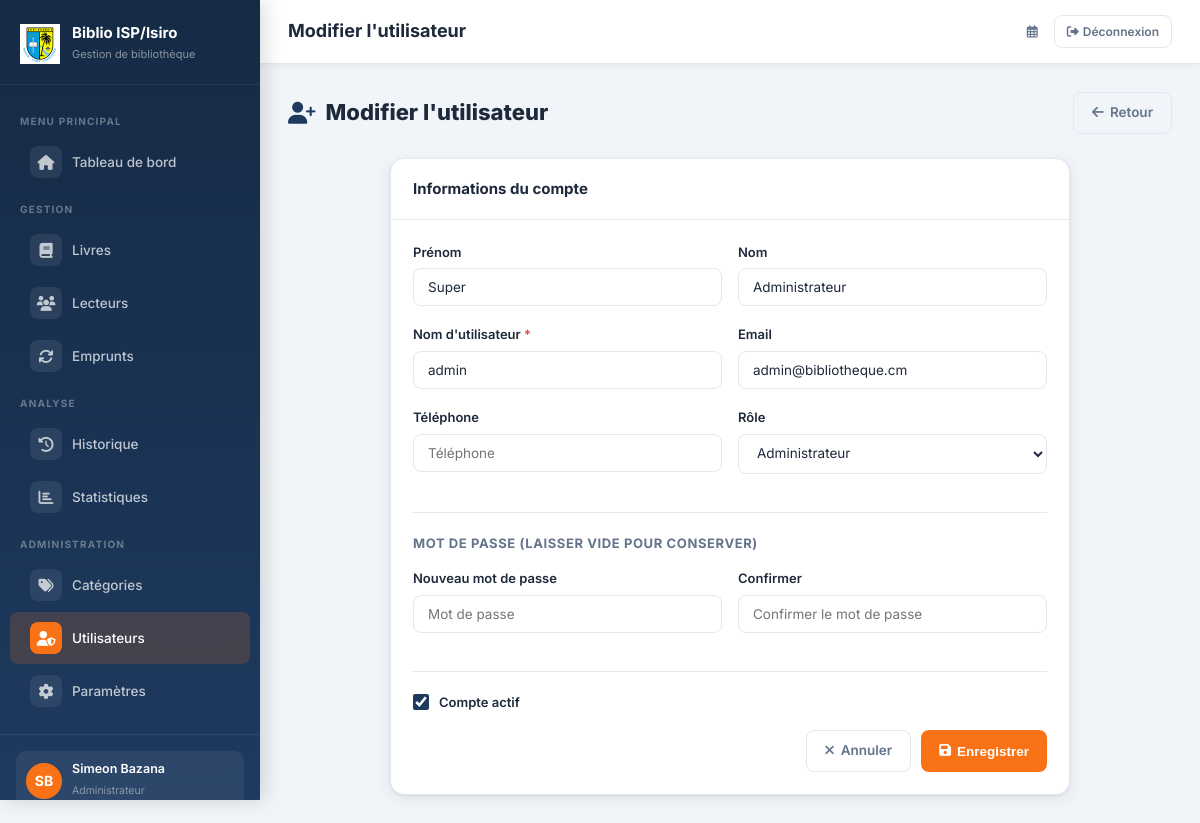
The app's page /utilisateurs/1/modifier/ (signed in) with its own data.
### bibliotheque/models.py (models this page shows, shortened)
class Utilisateur(AbstractUser):
    ROLE_CHOICES = [
        ('admin', 'Administrateur'),
        ('gestionnaire', 'Gestionnaire'),
    ]
    role = models.CharField(max_length=20, choices=ROLE_CHOICES, default='gestionnaire')
    telephone = models.CharField(max_length=20, blank=True)
    def est_admin(self):
        return self.role == 'admin'
    class Meta:
        verbose_name = 'Utilisateur'
        verbose_name_plural = 'Utilisateurs'

### bibliotheque/views.py (the view)
# urls.py: path('utilisateurs/<int:pk>/modifier/', views.modifier_gestionnaire, name='modifier_gestionnaire'),
@admin_required
def modifier_gestionnaire(request, pk):
    utilisateur = get_object_or_404(Utilisateur, pk=pk)
    form = GestionnaireForm(request.POST or None, instance=utilisateur)
    if request.method == 'POST' and form.is_valid():
        form.save()
        messages.success(request, "Utilisateur modifié.")
        return redirect('bibliotheque:liste_gestionnaires')
    return render(request, 'bibliotheque/gestionnaires/form.html', {'form': form, 'titre': 'Modifier l\'utilisateur', 'utilisateur': utilisateur})

### bibliotheque/templates/bibliotheque/gestionnaires/form.html (shortened to what this page needs)
{% extends 'bibliotheque/base.html' %}
{% block page_title %}{{ titre }}{% endblock %}
{% block content %}
<div class="page-header">
  <h1><i class="fas fa-user-plus" style="color:var(--primary)"></i> {{ titre }}</h1>
  <a href="{% url 'bibliotheque:liste_gestionnaires' %}" class="btn btn-outline"><i class="fas fa-arrow-left"></i> Retour</a>
</div>
<div class="card" style="max-width:680px;margin:0 auto;">
  <div class="card-header">
    <span class="card-title">Informations du compte</span>
  </div>
  <div class="card-body">
    <form method="post" novalidate>
      <div class="form-row">
        <div class="form-group">
          <label class="form-label">Prénom</label>
          {{ form.first_name }}
        </div>
        <div class="form-group">
          <label class="form-label">Nom</label>
          {{ form.last_name }}
        </div>
      </div>
      <div class="form-row">
        <div class="form-group">
          <label class="form-label">Nom d'utilisateur <span style="color:var(--danger)">*</span></label>
          {{ form.username }}
        </div>
        <div class="form-group">
          <label class="form-label">Email</label>
          {{ form.email }}
        </div>
      </div>
      <div class="form-row">
        <div class="form-group">
          <label class="form-label">Téléphone</label>
          {{ form.telephone }}
        </div>
        <div class="form-group">
          <label class="form-label">Rôle</label>
          {{ form.role }}
        </div>
      </div>
      <hr class="divider"/>
      <h4 style="font-size:13px;font-weight:700;color:var(--text-muted);text-transform:uppercase;letter-spacing:.6px;margin-bottom:14px;">
        Mot de passe {% if utilisateur %}(laisser vide pour conserver){% endif %}
      </h4>
      <div class="form-row">
        <div class="form-group">
          <label class="form-label">Nouveau mot de passe</label>
          {{ form.password1 }}
        </div>
        <div class="form-group">
          <label class="form-label">Confirmer</label>
          {{ form.password2 }}
        </div>
      </div>
      <hr class="divider"/>
      <div style="display:flex;align-items:center;gap:10px;margin-bottom:18px;">
        {{ form.is_active }}
        <label class="form-label" style="margin:0;">Compte actif</label>
      </div>
      <div style="display:flex;gap:10px;justify-content:flex-end;">
        <a href="{% url 'bibliotheque:liste_gestionnaires' %}" class="btn btn-outline"><i class="fas fa-times"></i> Annuler</a>
        <button type="submit" class="btn btn-accent"><i class="fas fa-save"></i> Enregistrer</button>
      </div>
    </form>
  </div>
</div>
{% endblock %}

### bibliotheque/templates/bibliotheque/base.html (shortened to what this page needs)
{% load static %}
<!DOCTYPE html>
<html lang="fr">
<head>
  <link rel="stylesheet" href="{% static 'bibliotheque/css/style.css' %}"/>
  <link rel="stylesheet" href="https://cdnjs.cloudflare.com/ajax/libs/font-awesome/6.5.0/css/all.min.css"/>
</head>
<body>
<aside class="sidebar" id="sidebar">
  <div class="sidebar-brand">
    <div class="brand-icon">
      <img src="{% static 'bibliotheque/img/logo_isp.png' %}" alt="ISP" style="max-width: 40px; height: auto;">
    </div>
    <div class="brand-text">
      <h2>Biblio ISP/Isiro</h2>
      <small>Gestion de bibliothèque</small>
    </div>
  </div>
  <ul class="sidebar-nav">
    <li class="nav-section-label">MENU PRINCIPAL</li>
    <li>
      <a href="{% url 'bibliotheque:tableau_bord' %}" {% if request.resolver_match.url_name == 'tableau_bord' %}class="active"{% endif %}>
        <span class="nav-icon"><i class="fas fa-home"></i></span> Tableau de bord
      </a>
    </li>
    <li class="nav-section-label">GESTION</li>
    <li>
      <a href="{% url 'bibliotheque:liste_livres' %}" {% if 'livre' in request.resolver_match.url_name %}class="active"{% endif %}>
        <span class="nav-icon"><i class="fas fa-book"></i></span> Livres
      </a>
    </li>
    <li>
      <a href="{% url 'bibliotheque:liste_lecteurs' %}" {% if 'lecteur' in request.resolver_match.url_name %}class="active"{% endif %}>
        <span class="nav-icon"><i class="fas fa-users"></i></span> Lecteurs
      </a>
    </li>
    <li>
      <a href="{% url 'bibliotheque:liste_emprunts' %}" {% if 'emprunt' in request.resolver_match.url_name or request.resolver_match.url_name == 'retour_livre' %}class="active"{% endif %}>
        <span class="nav-icon"><i class="fas fa-sync"></i></span> Emprunts
      </a>
    </li>
    <li class="nav-section-label">ANALYSE</li>
    <li>
      <a href="{% url 'bibliotheque:historique' %}" {% if request.resolver_match.url_name == 'historique' %}class="active"{% endif %}>
        <span class="nav-icon"><i class="fas fa-history"></i></span> Historique
      </a>
    </li>
    <li>
      <a href="{% url 'bibliotheque:statistiques' %}" {% if request.resolver_match.url_name == 'statistiques' %}class="active"{% endif %}>
        <span class="nav-icon"><i class="fas fa-chart-bar"></i></span> Statistiques
      </a>
    </li>
    {% if request.user.est_admin %}
    <li class="nav-section-label">ADMINISTRATION</li>
    <li>
      <a href="{% url 'bibliotheque:liste_categories' %}" {% if 'categorie' in request.resolver_match.url_name %}class="active"{% endif %}>
        <span class="nav-icon"><i class="fas fa-tags"></i></span> Catégories
      </a>
    </li>
    <li>
      <a href="{% url 'bibliotheque:liste_gestionnaires' %}" {% if 'gestionnaire' in request.resolver_match.url_name %}class="active"{% endif %}>
        <span class="nav-icon"><i class="fas fa-user-shield"></i></span> Utilisateurs
      </a>
    </li>
    <li>
      <a href="{% url 'bibliotheque:parametres' %}" {% if request.resolver_match.url_name == 'parametres' %}class="active"{% endif %}>
        <span class="nav-icon"><i class="fas fa-cog"></i></span> Paramètres
      </a>
    </li>
    {% endif %}
  </ul>
  <div class="sidebar-footer">
    <div class="sidebar-user">
      <div class="user-avatar">{{ request.user.first_name|first|upper }}{{ request.user.last_name|first|upper }}</div>
      <div class="user-info">
        <p>{{ request.user.get_full_name|default:request.user.username }}</p>
        <small>{{ request.user.get_role_display }}</small>
      </div>
    </div>
  </div>
</aside>
<div class="main-wrapper">
  <header class="topbar">
    <div class="topbar-left">
      <div>
        <div class="topbar-title">{% block page_title %}Dashboard{% endblock %}</div>
      </div>
    </div>
    <div class="topbar-right">
      <span class="topbar-date"><i class="far fa-calendar-alt"></i> {{ today|date:"d M Y" }}</span>
      <a href="{% url 'bibliotheque:deconnexion' %}" class="btn btn-outline btn-sm">
        <i class="fas fa-sign-out-alt"></i> Déconnexion
      </a>
    </div>
  </header>
  <main class="content">
    {% block content %}{% endblock %}
  </main>
</div>
</body>
</html>

### records on screen
Utilisateur: user.first_name|first "S", user.last_name|first "B", user.get_full_name "Simeon Bazana", user.role "Administrateur"
Utilisateur: first_name "Super", last_name "Administrateur", username "admin", email "admin@bibliotheque.cm", role "Administrateur", is_active "☑"

### other values on screen
{{ titre }} "Modifier l'utilisateur"
